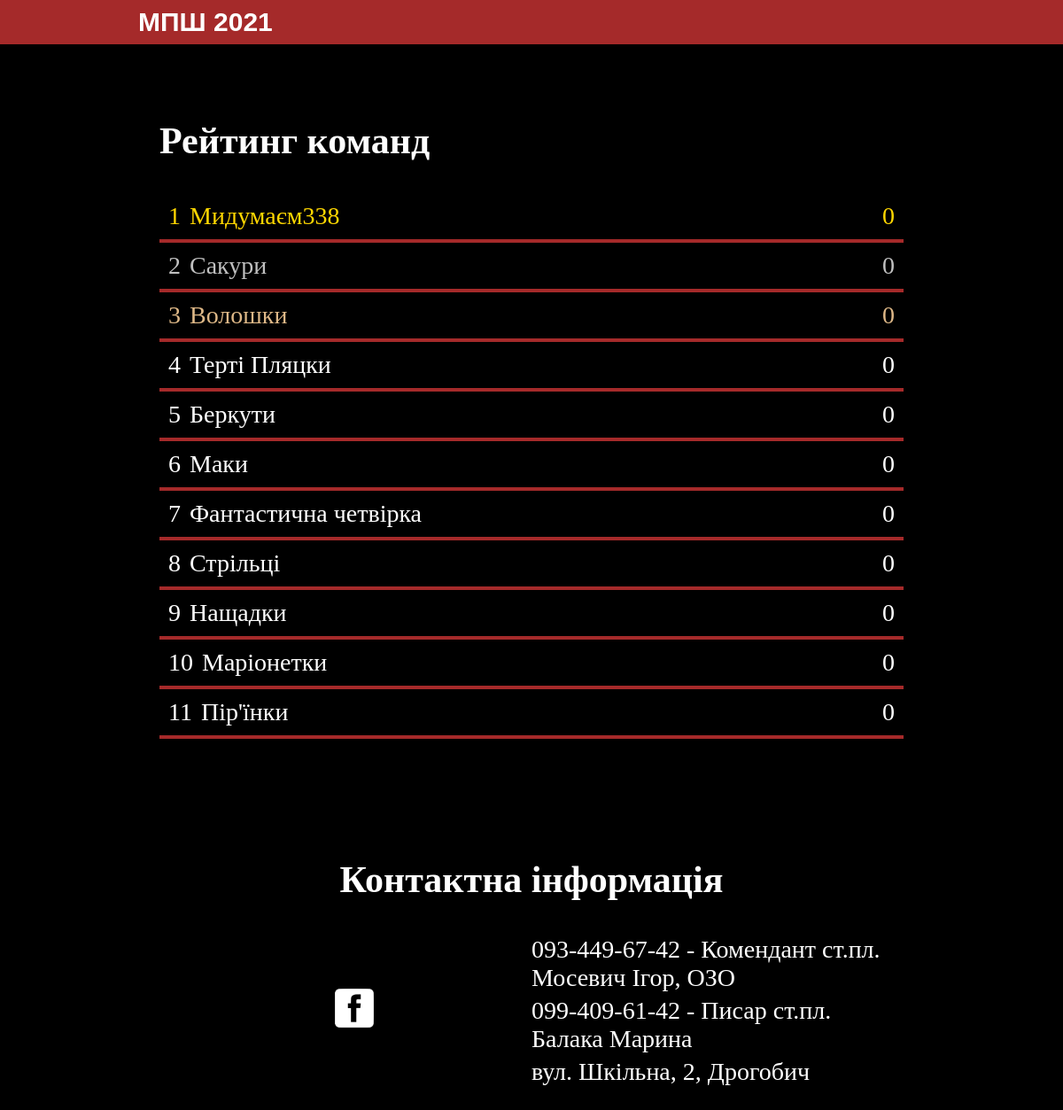
/ranks, run on the app's committed database.
### mpsh/models.py (models this page shows, shortened)
class User(Base):
    __tablename__ = "users"
    id = Column(Integer, primary_key=True)
    name = Column(String(20), unique=True, nullable=False)
    email = Column(String(120), unique=True, nullable=False)
    admin = Column(Boolean, default=False)
    task_completion = relationship("QuestCompletion")

### mpsh/views.py (the view)
@app.route("/ranks")
def ranks():
    get_score = lambda team_id: QuestCompletion.team_score(team_id)
    teams = User.query.filter_by(admin=False)
    scores = [(get_score(t.id), t.name, t.id) for t in teams]
    leaderboard = tuple(enumerate(sorted(scores, key=lambda x: x[0], reverse=True)))
    return render_template('ranks.html', leaderboard=leaderboard)

### mpsh/__init__.py (called while the page is built)
@app.teardown_appcontext
def shutdown_session(exception=None):
    db_session.remove()

### mpsh/models.py (called while the page is built)
    @staticmethod
    def team_score(team_id):
        score = 0
        objs = QuestCompletion.query.filter_by(team_id=team_id).all()
        for obj in objs:
            score += obj.points
        return score

### mpsh/templates/ranks.html
{% extends 'layout.html' %}
{% block content %}
<section>
    <h1>Рейтинг команд</h1>
    <div id="leaderboard">
    {% for l in leaderboard %}
        <a class="team-link" href="{{ url_for('tasks', team_id=l[1][2]) }}">
            <div class="team-line">
                <div class="team-rank">
                    {{ l[0]+1 }}
                </div>
                <div class="team-name">
                    {{ l[1][1] }}
                </div>
                <div class="team-score">
                    {{ l[1][0] }}
                </div>
            </div>
        </a>
    {% endfor %}
    </div>
</section>
{% endblock %}

### mpsh/templates/layout.html (shortened to what this page needs)
<!DOCTYPE html>
<html lang="en">
<head>
    <link rel="stylesheet" href="{{ url_for('static', filename='styles.css') }}">
    <link rel="stylesheet" href="{{ url_for('static', filename='styles-pc.css') }}">
</head>
<body>
    <header>
        <a id="title-r" href="{{ url_for('index') }}">
            <h1 id="title">МПШ 2021</h1>
        </a>
            <a id="menu-ico" href="javascript:void(0);" onclick="myMenu();"></a>
    </header>
    <main>
        {% block content %}{% endblock %}
    </main>
    <footer>
        <h2>Контактна інформація</h2>
        <div id="contacts">
            <div id="social">
                <a href="https://www.facebook.com/events/333807781309377/?ti=ls" title="Facebook" target="_blank">
                    <img src="{{ url_for('static', filename='images/fb_ico.png') }}" alt="Facebook">
                </a>
            </div>
            <div>
                <p>093-449-67-42 - Комендант ст.пл. Мосевич Ігор, ОЗО</p>
                <p>099-409-61-42 - Писар ст.пл. Балака Марина</p>
                <p>вул. Шкільна, 2, Дрогобич</p>
            </div>
        </div>
    </footer>
</body>
</html>

### mpsh/static/styles.css (style rules this page uses)
html { font-size: 62.5%; }
html, body { margin: 0px; padding: 0px; background-color: black; color: white; text-align: justify; }
body { font-size: 2rem; }
a { text-decoration: none; color: inherit; }
header { position: relative; background-color: brown; color: white; }
#title { display: inline-block; line-height: 5rem; margin: 0rem; font-size: 3rem; cursor: default; font-family: Arial, Helvetica, sans-serif; font-weight: 900; }
#title-r { margin-left: 13vw; }
#menu-ico { position: absolute; display: block; background-image: url('https://www.pngkey.com/png/full/803-8039227_lines-clipart-thick-side-menu-icon-white.png'); background-size: cover; background-position: center; height: 3rem; width: 3rem; margin: 1rem; right: 0; top: 0; }
footer { text-align: center; padding-bottom: 2rem; }
footer > div { text-align: left; padding: 0rem 2rem; }
footer p { margin: 0.5rem 0rem; }
#social { display: flex; flex-direction: row; justify-content: center; align-items: center; margin-bottom: 3rem; }
#social img { margin: 0rem 0.5rem; width: 4.4rem; }
main section { min-height: 100vh; padding: 2rem; }
.team-link:nth-child(1) { color: gold; }
.team-link:nth-child(2) { color: silver; }
.team-link:nth-child(3) { color: burlywood; }
.team-line { display: flex; flex-direction: row; border-bottom: 4px solid brown; }
.team-rank { padding: 1rem; }
.team-name { padding: 1rem 0rem; flex-grow: 1; }
.team-score { padding: 1rem; }

### mpsh/static/styles-pc.css (style rules this page uses)
@media only screen and (min-width: 769px) { main > section, footer { padding: 5rem 15vw; } }
@media only screen and (min-width: 769px) { main section { min-height: 50vh; } }
@media only screen and (min-width: 769px) { body { font-size: 2.8rem; } }
@media only screen and (min-width: 769px) { #contacts { display: flex; flex-direction: row; } }
@media only screen and (min-width: 769px) { #contacts > div { width: 50%; } }
@media only screen and (min-width: 769px) { #social { margin-bottom: 0rem; } }

### data on the page
User: name "Мидумаєм338"
User: name "Сакури"
User: name "Волошки"
User: name "Терті Пляцки"
User: name "Беркути"
User: name "Маки"
User: name "Фантастична четвірка"
User: name "Стрільці"
User: name "Нащадки"
User: name "Маріонетки"
User: name "Пір'їнки"

### other printed values
{{ l[0]+1 }} "1" "2" "3" "4" "5" "6" "7" "8" "9" "10" "11"
{{ l[1][0] }} "0" "0" "0" "0" "0" "0" "0" "0" "0" "0" "0"
